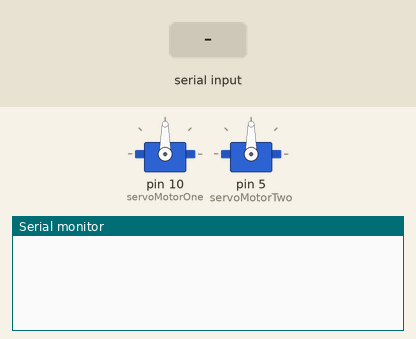
Bench run of a sketch on a simulated Arduino Mega 2560, built with avr-gcc and run on an emulated ATmega2560. Parts: 2 × servo, the last lines printed to the serial monitor. Inputs (shaded band) come from the test bench.

Above: at 1.2 s.
1.3 s: "start\n" received over the second serial link
At 1.42 s:
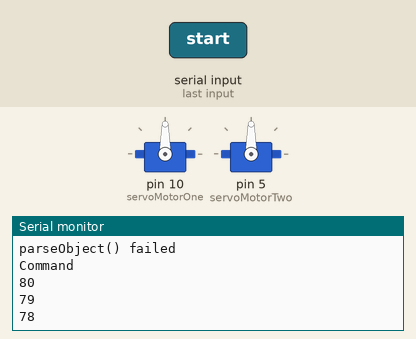
2.8 s: "stop\n" received over the second serial link
At 5.9 s:
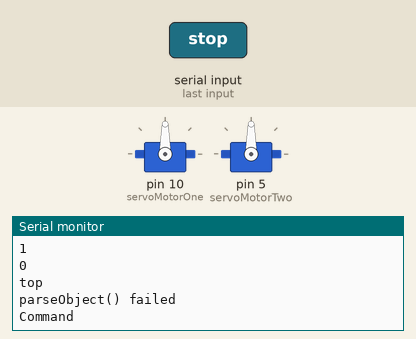
Timing chart, 0 to 7.4 s (numbered marks = the images above; inputs shaded):
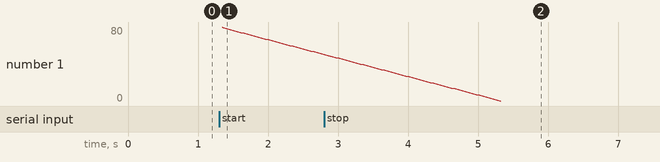

Measured:
- after the input at 1.3 s, the serial monitor: prints a new line at once (image 1)

The sketch:

ArduinoCode.ino
```cpp
#include <ArduinoJson.h>
#include <Servo.h>

Servo servoMotorOne;
Servo servoMotorTwo;

const int pinForConveyerBeltMotor = 13;

class ServoMotorArm {
    Servo servoMotor;
    int servoPosition;
    int delayForStep = 50;
  public:
    ServoMotorArm(Servo motor, int startPosition) {
      servoMotor = motor;
      servoPosition = startPosition;
      servoMotor.write(servoPosition);
    }

    void setPosition(int destinationPosition) {
      while (servoPosition != destinationPosition) {
        if (destinationPosition > servoPosition) {
          servoPosition++;
        }
        else {
          servoPosition--;
        }

        servoMotor.write(servoPosition);
        Serial.println(servoPosition);
        delay(delayForStep);
      }
    }
};


class DCMotor {
    int motorPin;
  public:
    DCMotor(int pin)
    {
      motorPin = pin;
    }

    void startMotor()
    {
      digitalWrite(motorPin, HIGH);
      return;
    }

    void stopMotor()
    {
      digitalWrite(motorPin, LOW);
      return;
    }
};

class JSONParser {
    StaticJsonBuffer<1000> jsonBuffer;
    const char* commandType;
    int motorId;
    int degreeOfRotation;
    JsonObject& root;

  public:
    JSONParser(const char json[]): root(jsonBuffer.parseObject(json)) {
      if (!root.success())
      {
        Serial.println("parseObject() failed");
      }
      commandType = root["commandType"];
      motorId = root["motorId"];
      degreeOfRotation = root["data"];
    }

    String getCommandType() {
      Serial.print("Command ");
      Serial.println(commandType);
      return commandType;
    }

    int getMotorId() {
      return motorId;
    }
    int getDegreeOfRotation() {
      return degreeOfRotation;
    }
};

String receiveDataFromAndroid() {
  String dataReceived;
  while (Serial1.available() == 0) { }
  char c = Serial1.read();
  while (c != '\n')
  {
    while (Serial1.available() == 0) { }
    c = Serial1.read();
    if (c != NULL)
    {
      dataReceived += c;
    }
  }
  return dataReceived;
}

ServoMotorArm servoMotorArmOne(servoMotorOne, 81) ;
ServoMotorArm servoMotorArmTwo(servoMotorTwo, 93) ;
ServoMotorArm servoMotorArms[] = {servoMotorArmOne, servoMotorArmTwo};
DCMotor conveyerBeltMotor = DCMotor(pinForConveyerBeltMotor);

void setup() {
  // put your setup code here, to run once:
  Serial.begin(9600);
  Serial1.begin(9600);
  servoMotorOne.attach(10);
  servoMotorTwo.attach(5);
}

void loop() {
  String receivedJsonString = receiveDataFromAndroid();
  Serial.println(receivedJsonString);
  JSONParser jsonParser(receivedJsonString.c_str());
  DCMotor conveyerBeltMotor = DCMotor(pinForConveyerBeltMotor);
  String receivedCommand = jsonParser.getCommandType();
  if (receivedCommand == "start")
  {
    conveyerBeltMotor.startMotor();
  }
  else if (receivedCommand == "stop")
  {
    conveyerBeltMotor.stopMotor();
  }
  else {
    servoMotorArms[jsonParser.getMotorId()].setPosition(jsonParser.getDegreeOfRotation());
  }

//  servoMotorArms[0].setPosition(81);
//  delay(3000);
//  servoMotorArms[1].setPosition(93);
//  delay(3000);
  //  delay(3000);
  //  conveyerBeltMotor.startMotor();
  //  delay(6000);
  //  servoMotorArms[0].setPosition(81);
  //  delay(3000);
  //  servoMotorArms[0].setPosition(95);
  //  delay(3000);
  //  servoMotorArms[0].setPosition(105);
  //  delay(3000);
  //  servoMotorArms[0].setPosition(115);
  //  delay(3000);
  //  servoMotorArms[0].setPosition(121);
  //  delay(6000);
  //  servoMotorArms[0].setPosition(81);
  //  delay(3000);
  //  servoMotorArms[0].setPosition(66);
  //  delay(3000);
  //  servoMotorArms[0].setPosition(56);
  //  delay(3000);
  //  servoMotorArms[0].setPosition(46);
  //  delay(3000);
  //  servoMotorArms[0].setPosition(40);


  //  delay(6000);
  //  servoMotorArms[1].setPosition(93);
  //  delay(3000);
  //  servoMotorArms[1].setPosition(108);
  //  delay(3000);
  //  servoMotorArms[1].setPosition(116);
  //  delay(3000);
  //  servoMotorArms[1].setPosition(124);
  //  delay(3000);
  //  servoMotorArms[1].setPosition(132);
  //  delay(6000);
  //  servoMotorArms[1].setPosition(93);
  //  delay(3000);
  //  servoMotorArms[1].setPosition(78);
  //  delay(3000);
  //  servoMotorArms[1].setPosition(68);
  //  delay(3000);
  //  servoMotorArms[1].setPosition(58);
  //  delay(3000);
  //  servoMotorArms[1].setPosition(48);
  //  delay(3000);

}
```
